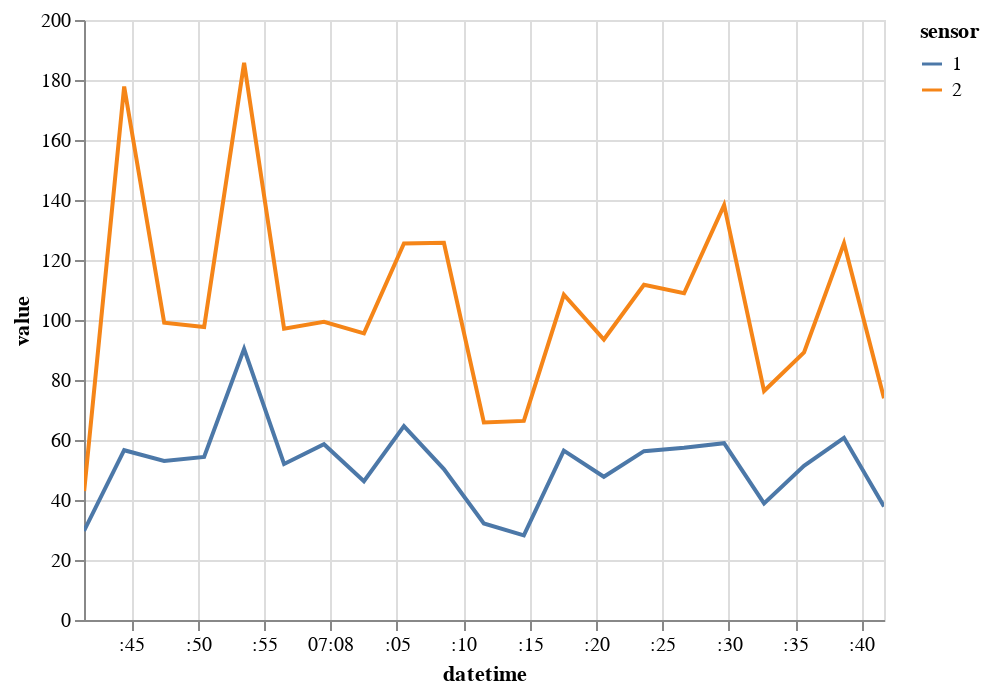

Write notebook code for a chart like this one.
### Code cell
query = "select * from signals where sensor != 3"

results = pd.read_sql(sql=query, con=conn)

c = alt.Chart(results).mark_line().encode(
    x="datetime:T",
    y="value:Q",
    color="sensor:N"
)
c.interactive()

### Figure 1 — Vega-Lite specification as saved in the notebook (floating-point values rounded to 4 significant figures)
{"config": {"view": {"continuousWidth": 400, "continuousHeight": 300}}, "data": {"name": "data-f4481cd4b26ef21b0fa35b5c1b0cfbe5"}, "mark": "line", "encoding": {"color": {"field": "sensor", "type": "nominal"}, "x": {"field": "datetime", "type": "temporal"}, "y": {"field": "value", "type": "quantitative"}}, "selection": {"selector003": {"type": "interval", "bind": "scales", "encodings": ["x", "y"]}}, "$schema": "https://vega.github.io/schema/vega-lite/v4.17.0.json", "datasets": {"data-f4481cd4b26ef21b0fa35b5c1b0cfbe5": [{"id": 1, "datetime": "2022-01-02T19:07:41.436300", "sensor": 1, "value": 29.71}, {"id": 2, "datetime": "2022-01-02T19:07:41.449583", "sensor": 2, "value": 43.01}, {"id": 4, "datetime": "2022-01-02T19:07:44.461392", "sensor": 1, "value": 56.59}, {"id": 5, "datetime": "2022-01-02T19:07:44.462728", "sensor": 2, "value": 177.8}, {"id": 7, "datetime": "2022-01-02T19:07:47.473812", "sensor": 1, "value": 52.99}, {"id": 8, "datetime": "2022-01-02T19:07:47.475069", "sensor": 2, "value": 99.11}, {"id": 10, "datetime": "2022-01-02T19:07:50.484332", "sensor": 1, "value": 54.34}, {"id": 11, "datetime": "2022-01-02T19:07:50.486122", "sensor": 2, "value": 97.67}, {"id": 13, "datetime": "2022-01-02T19:07:53.494726", "sensor": 1, "value": 90.36}, {"id": 14, "datetime": "2022-01-02T19:07:53.496169", "sensor": 2, "value": 185.7}, {"id": 16, "datetime": "2022-01-02T19:07:56.505233", "sensor": 1, "value": 52.03}, {"id": 17, "datetime": "2022-01-02T19:07:56.506917", "sensor": 2, "value": 97.11}, {"id": 19, "datetime": "2022-01-02T19:07:59.513676", "sensor": 1, "value": 58.59}, {"id": 20, "datetime": "2022-01-02T19:07:59.514848", "sensor": 2, "value": 99.42}, {"id": 22, "datetime": "2022-01-02T19:08:02.523272", "sensor": 1, "value": 46.26}, {"id": 23, "datetime": "2022-01-02T19:08:02.524443", "sensor": 2, "value": 95.53}, {"id": 25, "datetime": "2022-01-02T19:08:05.534445", "sensor": 1, "value": 64.6}, {"id": 26, "datetime": "2022-01-02T19:08:05.535761", "sensor": 2, "value": 125.5}, {"id": 28, "datetime": "2022-01-02T19:08:08.544661", "sensor": 1, "value": 50.29}, {"id": 29, "datetime": "2022-01-02T19:08:08.546213", "sensor": 2, "value": 125.8}, {"id": 31, "datetime": "2022-01-02T19:08:11.555236", "sensor": 1, "value": 32.17}, {"id": 32, "datetime": "2022-01-02T19:08:11.556384", "sensor": 2, "value": 65.87}, {"id": 34, "datetime": "2022-01-02T19:08:14.566212", "sensor": 1, "value": 28.2}, {"id": 35, "datetime": "2022-01-02T19:08:14.567369", "sensor": 2, "value": 66.37}, {"id": 37, "datetime": "2022-01-02T19:08:17.578642", "sensor": 1, "value": 56.46}, {"id": 38, "datetime": "2022-01-02T19:08:17.580078", "sensor": 2, "value": 108.4}, {"id": 40, "datetime": "2022-01-02T19:08:20.593270", "sensor": 1, "value": 47.75}, {"id": 41, "datetime": "2022-01-02T19:08:20.596020", "sensor": 2, "value": 93.51}, {"id": 43, "datetime": "2022-01-02T19:08:23.614161", "sensor": 1, "value": 56.28}, {"id": 44, "datetime": "2022-01-02T19:08:23.615295", "sensor": 2, "value": 111.8}, {"id": 46, "datetime": "2022-01-02T19:08:26.635474", "sensor": 1, "value": 57.39}, {"id": 47, "datetime": "2022-01-02T19:08:26.637165", "sensor": 2, "value": 108.9}, {"id": 49, "datetime": "2022-01-02T19:08:29.650653", "sensor": 1, "value": 58.93}, {"id": 50, "datetime": "2022-01-02T19:08:29.652069", "sensor": 2, "value": 138.3}, {"id": 52, "datetime": "2022-01-02T19:08:32.661049", "sensor": 1, "value": 38.87}, {"id": 53, "datetime": "2022-01-02T19:08:32.662272", "sensor": 2, "value": 76.32}, {"id": 55, "datetime": "2022-01-02T19:08:35.670613", "sensor": 1, "value": 51.41}, {"id": 56, "datetime": "2022-01-02T19:08:35.672077", "sensor": 2, "value": 89.22}, {"id": 58, "datetime": "2022-01-02T19:08:38.681745", "sensor": 1, "value": 60.72}, {"id": 59, "datetime": "2022-01-02T19:08:38.682916", "sensor": 2, "value": 125.6}, {"id": 61, "datetime": "2022-01-02T19:08:41.694674", "sensor": 1, "value": 37.85}, {"id": 62, "datetime": "2022-01-02T19:08:41.695853", "sensor": 2, "value": 73.91}]}}
